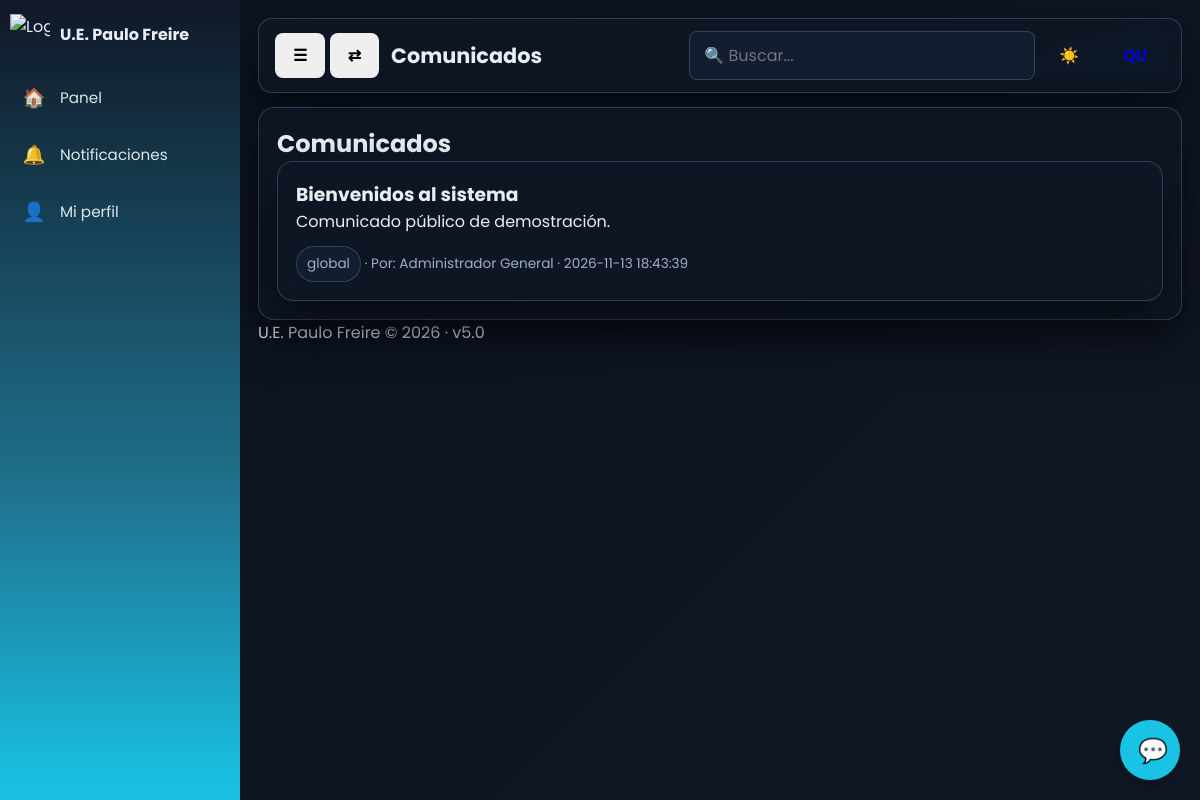
Page /comunicados.php (signed in) on the committed database.
### tables this page shows
CREATE TABLE settings (setting_key VARCHAR(80) PRIMARY KEY, setting_value TEXT NULL);

CREATE TABLE announcements (id INT AUTO_INCREMENT PRIMARY KEY, title VARCHAR(180) NOT NULL, content TEXT NULL, target_type ENUM('global','course','student','teacher_area','advisor','subject') NOT NULL DEFAULT 'global', course_id INT NULL, student_id INT NULL, subject_id INT NULL, created_by INT NULL, created_at TIMESTAMP DEFAULT CURRENT_TIMESTAMP, FOREIGN KEY (course_id) REFERENCES courses(id) ON DELETE SET NULL, FOREIGN KEY (student_id) REFERENCES students(id) ON DELETE SET NULL);

CREATE TABLE users (id INT AUTO_INCREMENT PRIMARY KEY, username VARCHAR(80) NOT NULL UNIQUE, password_hash VARCHAR(255) NOT NULL, full_name VARCHAR(180) NULL, email VARCHAR(180) NULL, avatar VARCHAR(255) NULL, role ENUM('admin','secretaria','docente','estudiante','padre') NOT NULL, is_asesor TINYINT(1) DEFAULT 0, language VARCHAR(5) DEFAULT 'es', theme VARCHAR(10) DEFAULT 'dark', active TINYINT(1) DEFAULT 1, created_at TIMESTAMP DEFAULT CURRENT_TIMESTAMP);

### core/Helpers.php (called while the page is built, shortened)
<?php
function e($v) { return htmlspecialchars((string)($v ?? ''), ENT_QUOTES, 'UTF-8'); }

### core/Session.php (called while the page is built, shortened)
<?php
function current_user() { return $_SESSION['user'] ?? null; }
function role_palette() { $u = current_user(); return $GLOBALS['ROLE_PALETTE'][$u['role'] ?? 'admin'] ?? 'palette-metal'; }

### core/bootstrap.php (called while the page is built, shortened)
<?php
require_once __DIR__ . '/../models/Database.php';
require_once __DIR__ . '/Helpers.php';
require_once __DIR__ . '/Session.php';
require_once __DIR__ . '/I18n.php';
spl_autoload_register(function ($class) { $f = dirname(__DIR__) . '/models/' . $class . '.php'; if (is_file($f)) require_once $f; });

### models/Database.php (called while the page is built)
<?php
function db() { static $pdo = null; if ($pdo === null) { try { $pdo = new PDO('mysql:host='.DB_HOST.';dbname='.DB_NAME.';charset=utf8mb4', DB_USER, DB_PASS, [PDO::ATTR_ERRMODE => PDO::ERRMODE_EXCEPTION, PDO::ATTR_DEFAULT_FETCH_MODE => PDO::FETCH_ASSOC, PDO::ATTR_EMULATE_PREPARES => false]); } catch (Throwable $e) { http_response_code(500); exit('Error de conexión. Importe database.sql en phpMyAdmin y revise config/config.php.'); } } return $pdo; }

### models/SettingsModel.php (called while the page is built)
<?php require_once __DIR__ . '/Model.php'; class SettingsModel extends Model { protected $table = 'settings'; public function get($key, $default = null) { $st = db()->prepare('SELECT setting_value FROM settings WHERE setting_key = ?'); $st->execute([$key]); $r = $st->fetch(); return $r ? $r['setting_value'] : $default; } public function set($key, $value) { db()->prepare('INSERT INTO settings (setting_key, setting_value) VALUES (?,?) ON DUPLICATE KEY UPDATE setting_value=VALUES(setting_value)')->execute([$key, $value]); } }

### core/I18n.php (called while the page is built, shortened)
<?php
function t($k) { $l = $_SESSION['lang'] ?? 'es'; return $GLOBALS['I18N'][$l][$k] ?? $GLOBALS['I18N']['es'][$k] ?? $k; }

### comunicados.php (the view)
<?php require_once __DIR__ . '/core/bootstrap.php'; require_login(); $u = current_user(); $where = "target_type = 'global'"; if (($u['role'] ?? '') === 'padre') { $st_ids = array_column((new StudentModel())->children_of($u['id']), 'id'); $course_ids = array_column((new StudentModel())->children_of($u['id']), 'course_id'); if (!empty($st_ids)) { $in_st = implode(',', $st_ids); $in_c = implode(',', $course_ids); $where = "(target_type = 'global' OR (target_type = 'course' AND course_id IN ($in_c)) OR (target_type = 'student' AND student_id IN ($in_st)))"; } } elseif (($u['role'] ?? '') === 'estudiante') { $st = (new StudentModel())->by_user($u['id']); if ($st) $where = "(target_type = 'global' OR (target_type = 'course' AND course_id = {$st['course_id']}) OR (target_type = 'student' AND student_id = {$st['id']}))"; } $ann = db()->query("SELECT a.*, u.full_name AS author FROM announcements a LEFT JOIN users u ON u.id = a.created_by WHERE $where ORDER BY a.created_at DESC")->fetchAll(); $page_title = t('comunicados'); require __DIR__ . '/views/layout_header.php'; ?>
<section class="card animate-in"><h2 class="metal-text"><?= e(t('comunicados')) ?></h2><div class="cards"><?php foreach ($ann as $a): ?><article class="card reveal"><h3><?= e($a['title']) ?></h3><p><?= nl2br(e($a['content'])) ?></p><div style="margin-top:12px;font-size:.85rem;color:var(--muted)"><span class="badge"><?= e($a['target_type']) ?></span> · Por: <?= e($a['author'] ?? 'Admin') ?> · <?= e($a['created_at']) ?></div></article><?php endforeach; ?><?php if (empty($ann)): ?><p>No hay comunicados disponibles.</p><?php endif; ?></div></section><?php require __DIR__ . '/views/layout_footer.php'; ?>

### views/layout_header.php (shortened to what this page needs)
<?php if (!defined('APP_NAME')) exit;
$lang = $_SESSION['lang'] ?? 'es';
$theme = $_SESSION['theme'] ?? 'dark';
$sm = new SettingsModel();
$appName = $sm->get('app_name', APP_NAME);
$menu = [
    ['dashboard.php', t('dashboard'), '🏠']
];
$menu[] = ['notifications.php', t('notifications'), '🔔'];
$menu[] = ['profile.php', t('profile'), '👤'];
?>
<!doctype html>
<html lang="<?= e($lang) ?>">
<head>
    <link rel="stylesheet" href="assets/css/app.css">
</head>
<body class="app-body theme-<?= e($theme) ?> <?= e(role_palette()) ?>">
<div class="layout">
    <aside class="sidebar" id="sidebar">
        <div class="brand">
            <img src="assets/img/logo-escudo.svg" alt="Logo U.E. Paulo Freire" class="brand-logo">
            <span class="brand-text metal-text label"><?= e($appName) ?></span>
        </div>
        <nav class="menu">
            <?php foreach ($menu as $item):
                $active = basename($_SERVER['PHP_SELF']) === basename($item[0]) ? 'active' : '';
            ?>
                <a class="menu-link <?= $active ?>" href="<?= e($item[0]) ?>" title="<?= e($item[1]) ?>">
                    <span class="ico"><?= $item[2] ?></span>
                    <span class="label"><?= e($item[1]) ?></span>
                </a>
            <?php endforeach; ?>
        </nav>
    </aside>
    <div class="main">
        <header class="topbar">
            <div class="topbar-controls">
                <button id="menuToggle" class="btn icon-btn" aria-label="Menu">☰</button>
                <button id="sideToggle" class="btn icon-btn" aria-label="Expandir">⇄</button>
            </div>
            <h1 class="metal-text" style="margin-right: 15px;"><?= e($page_title ?? APP_NAME) ?></h1>
            <form class="search-form" method="get" action="search.php" style="margin-right: auto;">
                <input class="input" type="text" name="q" placeholder="🔍 Buscar..." value="<?= e($_GET['q'] ?? '') ?>">
            </form>
            <div class="topbar-user" style="display: flex; gap: 8px; align-items: center;">
                <a class="btn icon-btn" href="?theme=<?= $theme === 'dark' ? 'light' : 'dark' ?>" title="Cambiar Tema">
                    <?= $theme === 'dark' ? '☀️' : '🌙' ?>
                </a>
                <a class="btn icon-btn" href="?lang=<?= $lang === 'es' ? 'qu' : 'es' ?>" title="Cambiar Idioma">
                </a>
            </div>
        </header>
        <main class="content">

### views/layout_footer.php (shortened to what this page needs)
</main><footer class="footer">
<span><?= e(APP_NAME) ?> &copy; <?= date('Y') ?> · v<?= e(APP_VERSION) ?></span></footer></div></div>
<div id="chatbot-widget" style="position:fixed;bottom:20px;right:20px;z-index:1000;">
    <button id="chatbot-toggle" class="btn btn-metal" style="width:60px;height:60px;border-radius:50%;font-size:24px;box-shadow:0 4px 12px rgba(0,0,0,0.3);">
        💬
    </button>
</div>
</body></html>

### assets/css/app.css (style rules this page uses)
:root { --metal-strong: linear-gradient(145deg,#ffffff 0%,#9fb0c3 22%,#e8eef4 40%,#5c7186 62%,#cfd8e3 100%); --metal-edge: linear-gradient(120deg,rgba(255,255,255,.95),rgba(159,176,195,.35) 40%,rgba(255,255,255,.8) 70%,rgba(159,176,195,.5)); --primary: #19c3e6; --primary-2: #1f6f8b; --turquoise: #2ad4c0; --accent: #ffb703; --accent-2: #b87333; --bg1: #0b1220; --bg2: #101826; --bg3: #0e2a38; --surface: rgba(16,24,38,.72); --surface-2: rgba(23,35,59,.6); --text: #e8eef4; --muted: #9fb0c3; --line: rgba(159,176,195,.25); --glow: 0 0 22px rgba(25,195,230,.3); --shadow: 0 18px 44px rgba(0,0,0,.5); --danger: #d62828; --success: #2ecc71; }
* { box-sizing: border-box; margin: 0; padding: 0; }
html, body { height: 100%; font-family: 'Poppins', 'Segoe UI', Arial, sans-serif; color: var(--text); background: linear-gradient(135deg, var(--bg1), var(--bg2) 45%, var(--bg3)); background-size: 220% 220%; animation: bgShift 18s ease-in-out infinite alternate; -webkit-tap-highlight-color: transparent; }
.brand-logo { width: 44px; height: 44px; display: block; }
.input { padding: 11px 14px; border: 1px solid var(--line); border-radius: 8px; background: var(--surface-2); color: var(--text); font-family: inherit; font-size: 1rem; }
.btn { display: inline-block; padding: 11px 18px; border-radius: 8px; border: none; cursor: pointer; font-weight: 600; text-decoration: none; font-family: inherit; font-size: 1rem; }
.btn-metal { background: var(--primary); color: #0b1220; }
.layout { display: grid; grid-template-columns: auto 1fr; min-height: 100vh; }
.sidebar { width: 74px; overflow: hidden; transition: width .25s ease; position: sticky; top: 0; height: 100vh; padding: 14px 10px; background: linear-gradient(180deg, var(--bg2), var(--primary-2) 60%, var(--primary)); z-index: 100; }
.brand { display: flex; align-items: center; gap: 10px; margin-bottom: 18px; white-space: nowrap; }
.brand-text { font-weight: 700; }
.brand-logo { width: 40px; height: 40px; display: block; }
.label { opacity: 0; transition: opacity .2s; }
.menu { display: flex; flex-direction: column; gap: 6px; }
.menu-link { display: flex; align-items: center; gap: 12px; color: rgba(234,246,251,.92); text-decoration: none; padding: 12px 10px; border-radius: 10px; white-space: nowrap; transition: .2s; font-size: .95rem; }
.ico { font-size: 1.15rem; min-width: 28px; text-align: center; }
.main { padding: 18px; min-width: 0; }
.topbar { display: flex; align-items: center; gap: 12px; margin-bottom: 14px; padding: 12px 16px; background: var(--surface); border: 1px solid var(--line); border-radius: 14px; box-shadow: var(--shadow); backdrop-filter: blur(8px); z-index: 50; }
.topbar h1 { margin: 0; font-size: 1.3rem; flex: 1; min-width: 0; }
.topbar-user { display: flex; align-items: center; gap: 8px; }
.badge { display: inline-block; padding: 7px 10px; border-radius: 999px; background: var(--surface-2); border: 1px solid var(--line); font-size: .85rem; }
.content { display: grid; gap: 18px; }
.card { background: var(--surface); border: 1px solid var(--line); border-radius: 16px; padding: 18px; box-shadow: var(--shadow); backdrop-filter: blur(8px); }
.cards { display: grid; grid-template-columns: repeat(auto-fit,minmax(200px,1fr)); gap: 16px; }
.btn { display: inline-block; padding: 10px 18px; border-radius: 8px; border: none; cursor: pointer; font-weight: 600; text-decoration: none; font-family: inherit; font-size: 1rem; }

### views/layout_header.php (style rules this page uses)
.search-form { flex: 1; max-width: 340px; }

### rows in the picture
settings: setting_value "U.E. Paulo Freire"
announcements: title "Bienvenidos al sistema", content "Comunicado público de demostración.", target_type "global", users.full_name "Administrador General", created_at "2026-11-13 18:43:39"

### other values in the picture
$item[2] "🏠"
$item[1] "Panel"
$item[2] "🔔"
$item[1] "Notificaciones"
$item[2] "👤"
$item[1] "Mi perfil"
$page_title "Comunicados"
t('comunicados') "Comunicados"
APP_NAME "U.E. Paulo Freire"
APP_VERSION "5.0"
